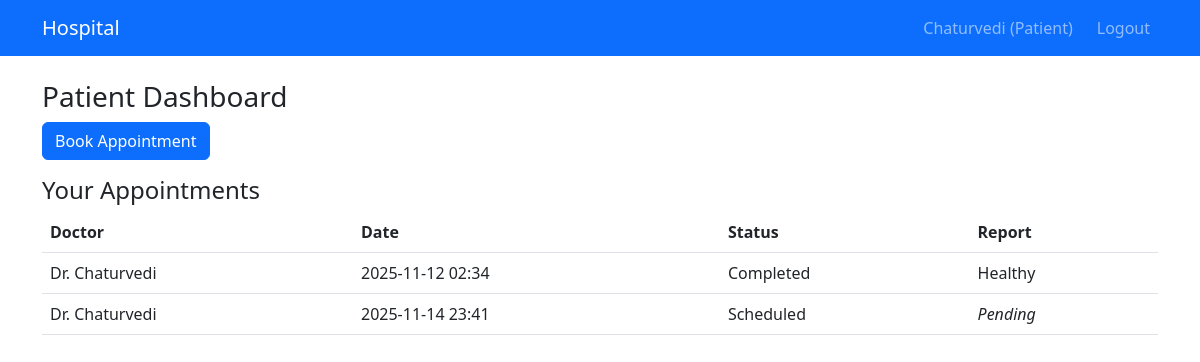
Page /patient (signed in) on the committed database.
### models.py (models this page shows, shortened)
class User(UserMixin, db.Model):
    id = db.Column(db.String(10), primary_key=True)
    username = db.Column(db.String(50), unique=True, nullable=False)
    password = db.Column(db.String(255), nullable=False)
    role = db.Column(db.String(20), nullable=False)
    email = db.Column(db.String(100), unique=True, nullable=False)
    name = db.Column(db.String(100))
    specialty = db.Column(db.String(100))
    created_at = db.Column(db.DateTime, default=datetime.utcnow)

class Appointment(db.Model):
    id = db.Column(db.Integer, primary_key=True)
    patient_id = db.Column(db.String(10), db.ForeignKey('user.id'), nullable=False)
    doctor_id = db.Column(db.String(10), db.ForeignKey('user.id'), nullable=False)
    date = db.Column(db.DateTime, nullable=False)
    status = db.Column(db.String(20), default='Scheduled')
    reason = db.Column(db.Text)
    report = db.Column(db.Text)
    patient = db.relationship('User', foreign_keys=[patient_id])
    doctor = db.relationship('User', foreign_keys=[doctor_id])

### app.py (the view)
@app.route('/patient')
@login_required
def patient_dashboard():
    if current_user.role != 'patient':
        return redirect(url_for('login'))
    doctors = User.query.filter_by(role='doctor').all()
    appointments = Appointment.query.filter_by(patient_id=current_user.id).all()
    return render_template('patient/dashboard.html', doctors=doctors, appointments=appointments)

### app.py (called while the page is built, shortened)
@login_manager.user_loader
def load_user(user_id):
    return User.query.get(user_id)

def init_db_on_first_request():
    if 'db_initialized' not in g:
        db.create_all()
        g.db_initialized = True

@app.before_request
def before_request():
    init_db_on_first_request()

### templates/patient/dashboard.html
{% extends "base.html" %}
{% block content %}
<h3>Patient Dashboard</h3>
<a href="{{ url_for('patient_book_appointment') }}" class="btn btn-primary mb-3">Book Appointment</a>
<h4>Your Appointments</h4>
<table class="table">
    <tr><th>Doctor</th><th>Date</th><th>Status</th><th>Report</th></tr>
    {% for a in appointments %}
    <tr>
        <td>Dr. {{ a.doctor.name }}</td>
        <td>{{ a.date.strftime('%Y-%m-%d %H:%M') }}</td>
        <td>{{ a.status }}</td>
        <td>{% if a.report %}{{ a.report }}{% else %}<em>Pending</em>{% endif %}</td>
    </tr>
    {% endfor %}
</table>
{% endblock %}

### templates/base.html (shortened to what this page needs)
<!DOCTYPE html>
<html>
<head>
    <link href="https://cdn.jsdelivr.net/npm/bootstrap@5.3.0/dist/css/bootstrap.min.css" rel="stylesheet">
</head>
<body>
    <nav class="navbar navbar-expand-lg navbar-dark bg-primary">
        <div class="container">
            <a class="navbar-brand" href="#">Hospital</a>
            {% if current_user.is_authenticated %}
            <div class="navbar-nav ms-auto">
                <span class="navbar-text me-3">{{ current_user.name }} ({{ current_user.role|capitalize }})</span>
                <a class="nav-link" href="{{ url_for('logout') }}">Logout</a>
            </div>
            {% endif %}
        </div>
    </nav>
    <div class="container mt-4">
        {% block content %}{% endblock %}
    </div>
</body>
</html>

### rows in the picture
User: name "Chaturvedi", role "Patient"
Appointment: doctor.name "Chaturvedi", date "2025-11-12 02:34", status "Completed", report "Healthy"
Appointment: doctor.name "Chaturvedi", date "2025-11-14 23:41", status "Scheduled", shows "Pending"
